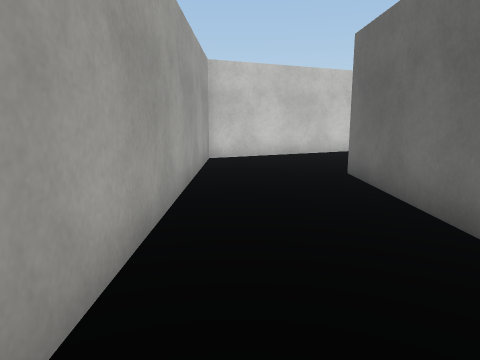
View 1 (above)

22 first-person views from a walk through a 3-D level made in the Unity game engine. The camera is 1.2 m above the floor, tilts 10° down and sees 70° across. The floor is counted in squares, 1 m on a side. Each view is taken from the middle of a square. On the plan, view 1 faces up. The plan holds only what a view shows up to about 14 squares ahead; the rest is blank. The place goes on beyond the plan. Surface patterns are stand-ins for the level's own textures.

View 2
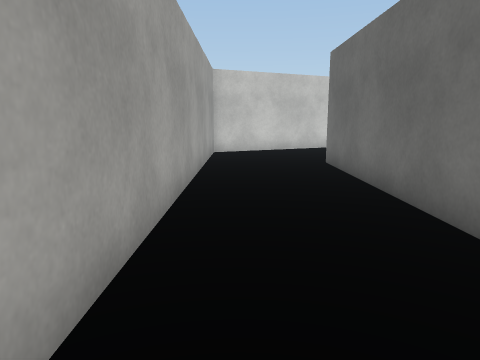

View 3
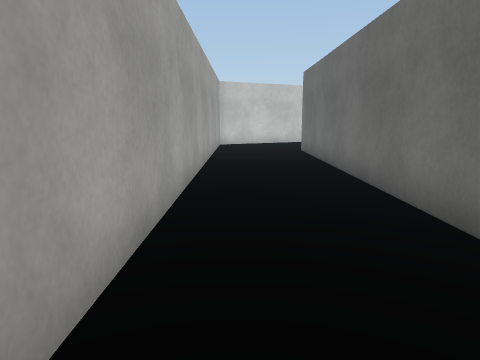

View 4
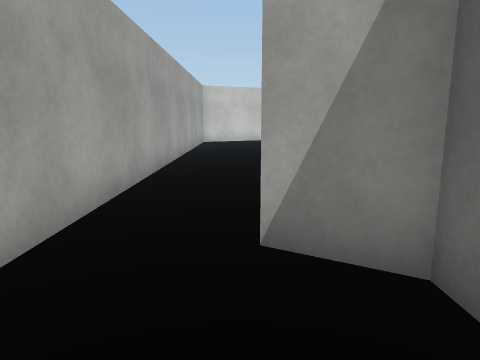

View 5
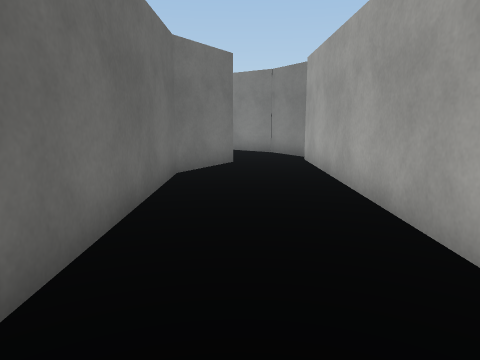

View 6
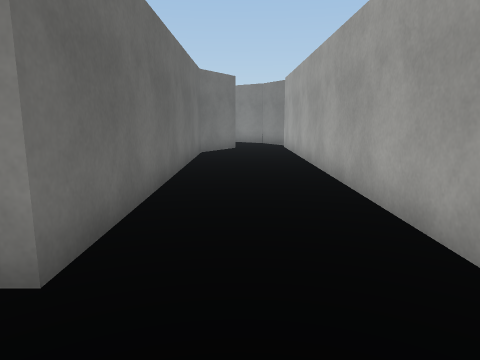

View 7
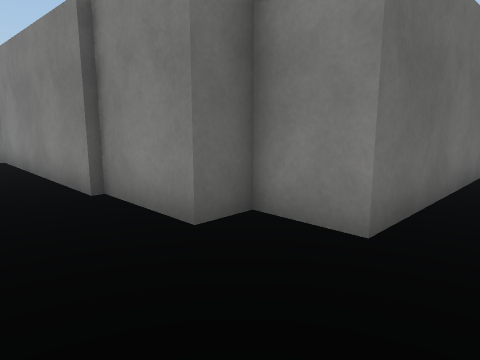

View 8
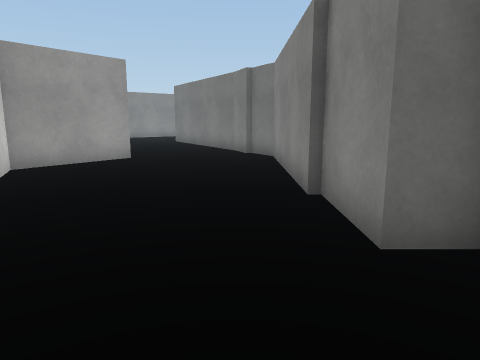

View 9
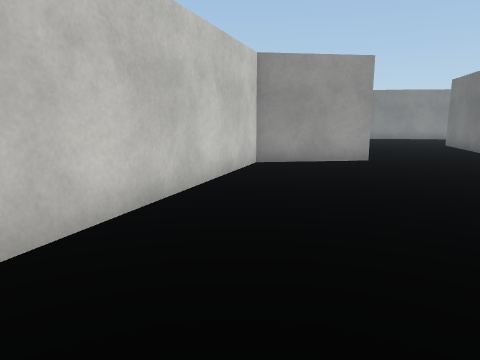

View 10
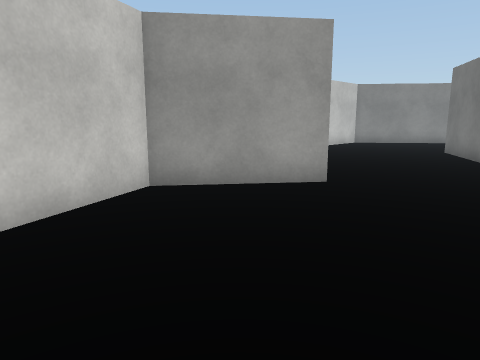

View 11
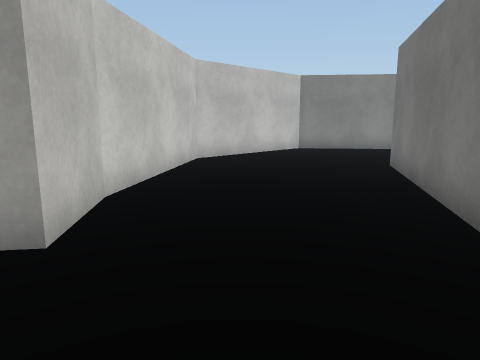

View 12
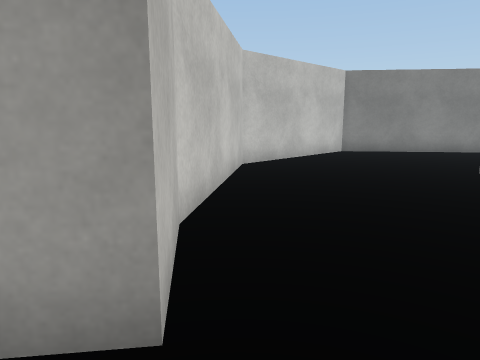

View 13
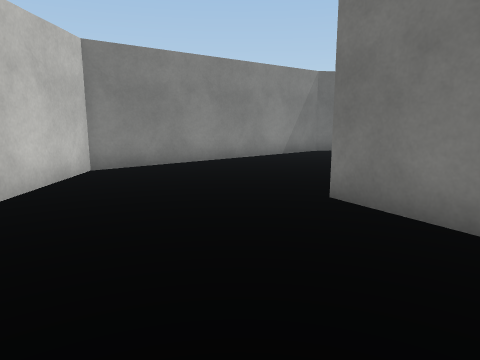

View 14
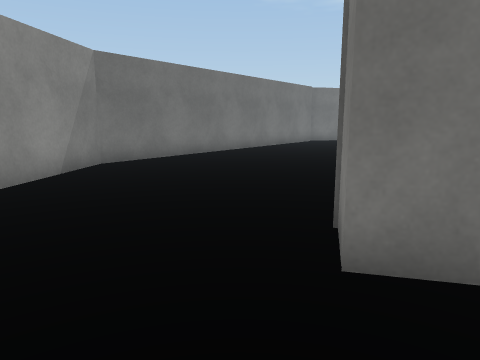

View 15
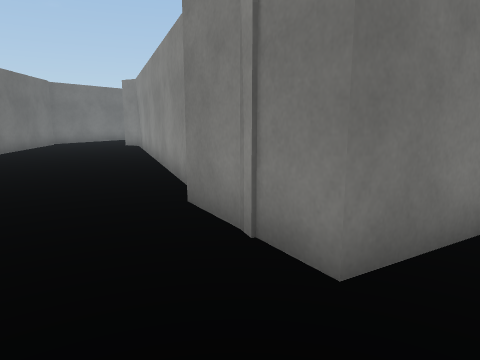

View 16
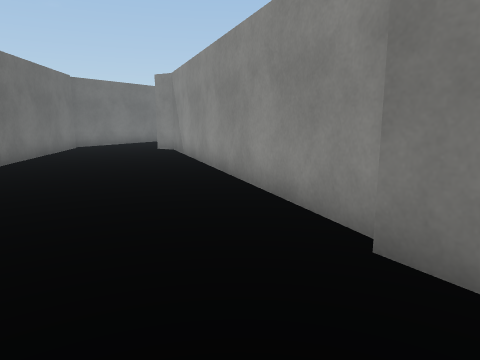

View 17
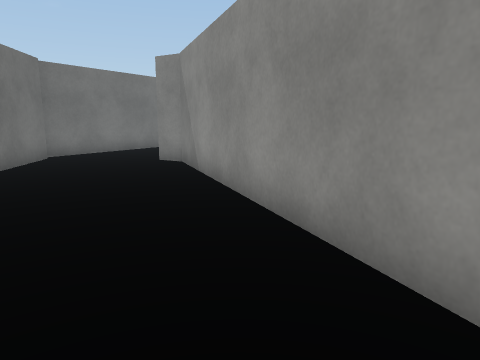

View 18
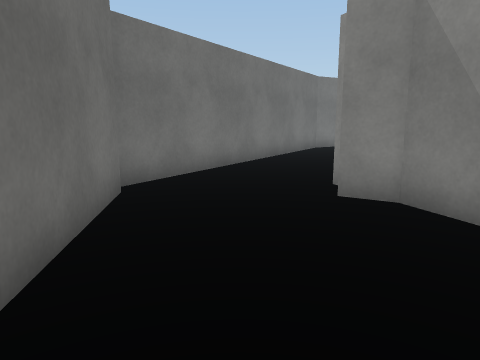

View 19
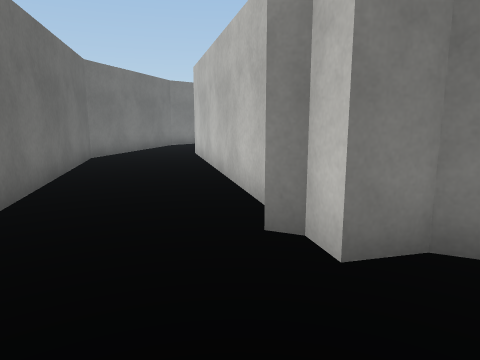

View 20
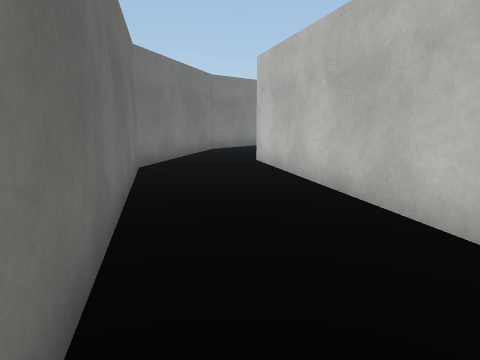

View 21
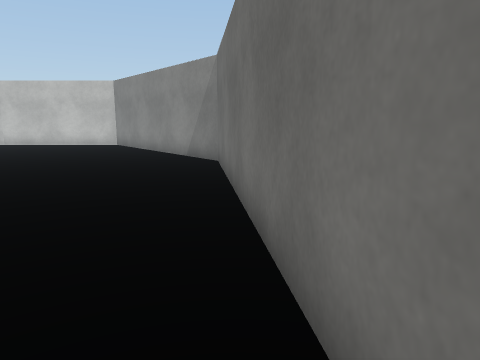

View 22
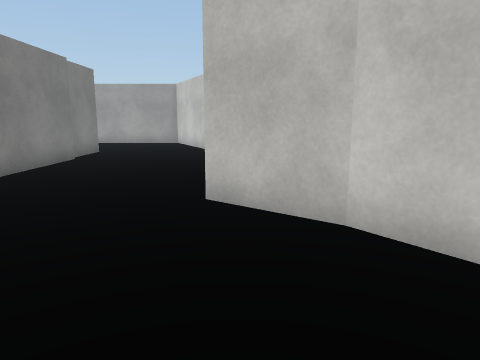

### Floor plan
Points are (right, up) in squares from view 1. A wall is a line through its corners. A room is listed if a view was taken in it or the views show most of it. See-through windows are left out.
Room 1 (views 1, 2, 3, 4, 5, 6, 7, 8, 9)
walls: (2.4, -6.1) (2.4, -5.6) (1.2, -4.8) (2.4, -2.7) (2.4, 7.7) (4.1, 7.7) (4.1, 8.7); (-1.1, -6.2) (-0.2, -7.7) (1.3, -8.9); (2.2, 12.3) (-1, 10.8) (-1, -5.5)
ways out: opening at (3.5, 10.5) to room 2
Room 2 (views 10, 11, 12, 13, 14, 15, 16, 17, 18, 19, 20, 21, 22)
walls: (21.6, 10.7) (25.7, 0.1) (26.4, -0.3) (26.1, -0.9) (26.3, -1.5); (13.3, 9.7) (14.5, 10.2) (20.2, 13.6) (21.8, 11); (25.4, -2.1) (21.3, -9); (13.3, 15.3) (11.9, 13.5) (9.2, 15.5) (2.2, 12.3); (30, -0.7) (28.3, 12.1) (23.1, 18.6) (17.6, 18.6) (13.2, 15.2); (6.4, 8.9) (12.4, 8.9) (13.6, 9.6); (4.1, 8.7) (6.5, 8.7); (23, -10.9) (24.7, -9.9) (30.2, -1)
ways out: opening at (3.5, 10.5) to room 1; opening at (23, -9.5)

Positions as (right, up) in squares from view 1, and headings:
1: (0, 0), facing up
2: (0, -2), facing up
3: (0, -6), facing up
4: (1, -8), facing up
5: (1, 5), facing down
6: (1, 10), facing down
7: (1, 11), facing down-right
8: (1, 10), facing right
9: (2, 9), facing up-right
10: (6, 10), facing up-right
11: (11, 10), facing up-right
12: (11, 12), facing up-right
13: (15, 15), facing right
14: (19, 16), facing down-right
15: (21, 16), facing down
16: (23, 14), facing down
17: (24, 10), facing down
18: (28, 5), facing down
19: (29, 1), facing down-left
20: (29, -2), facing down-left
21: (29, 2), facing up
22: (17, 14), facing left
